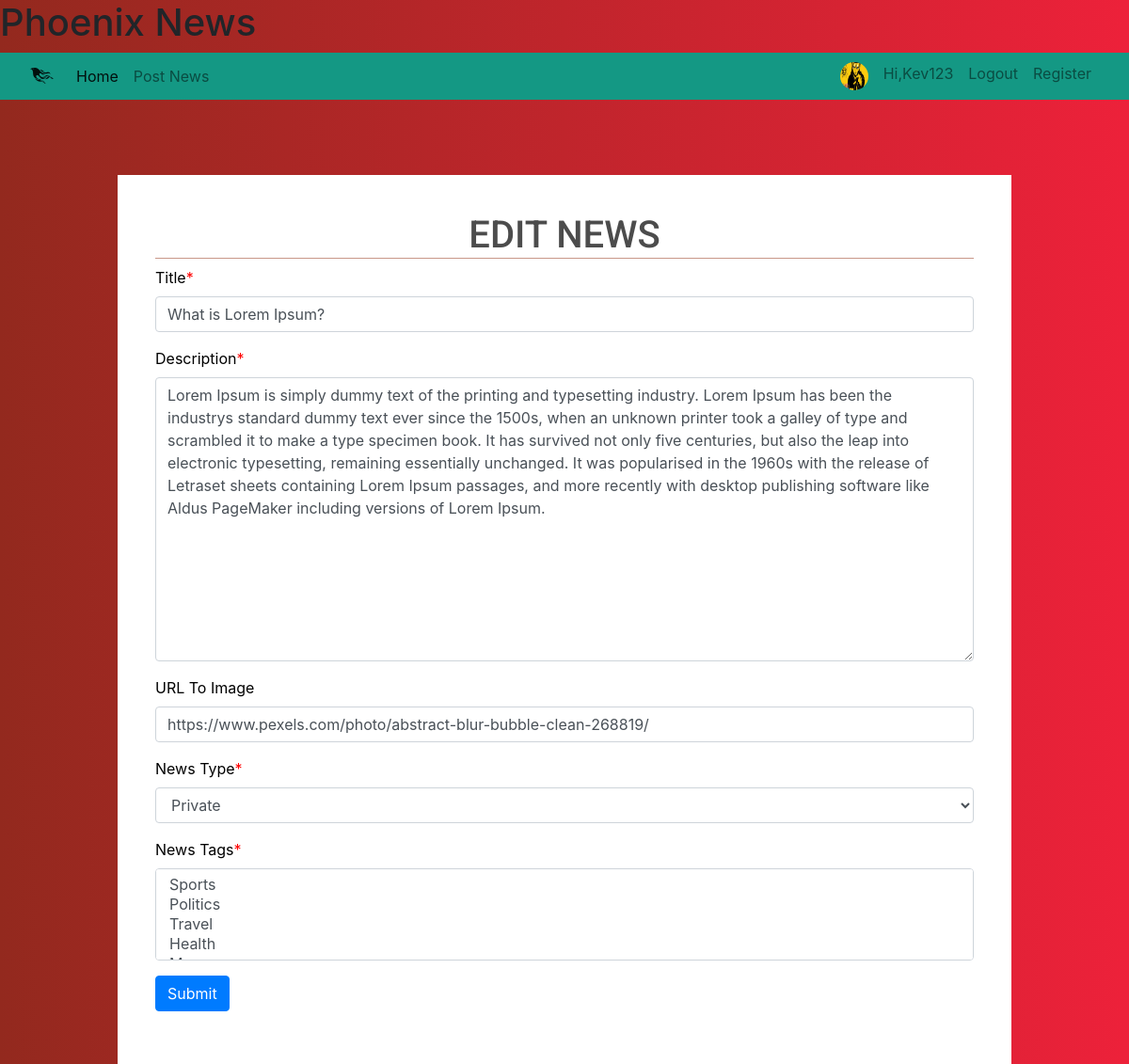
Screenshot of /editNewsInfo.php?newsId=1 (signed in) with the database file from the repository.
### tables this page shows
create table if not exists tblNews
(
  newsId int(11) not null auto_increment,
  title varchar(300) not null,
  description text not null, 
  urlToImage varchar(300) null,  
  publishedAt datetime default NOW(),
  lastUpdated datetime null, 
  typeOfNews varchar(10) default 'public',
  authorId int(11) not null,
  PRIMARY KEY (newsId),
  FOREIGN KEY (authorId) REFERENCES tblUser(userId)
);

### dbConnect.php (called while the page is built, shortened)
<?php
class dbConnect
{
    private $conn;
    public function __construct($dbHost="localhost",$dbUser="root",$dbPassword="",$dbName="newsPortal")
    {
         $this->conn = mysqli_connect($dbHost,$dbUser,$dbPassword,$dbName) or die("Database Connection Problem".mysqli_connect_error());
    }
    public function getFullNewsDetails($newsId)
    {
        if($newsId==null)
        {
            return -1;
        }
        else
        {
            $query = "SELECT tblnews.newsId,title,description,urlToImage,publishedAt,
                             lastUpdated,typeOfNews,tblnews.newsId,avg_rating,authorId
                      FROM tblnews LEFT JOIN viewavgnewsrating
                      ON tblnews.newsId= viewavgnewsrating.newsId
                      WHERE tblnews.newsId = $newsId";
            $result = mysqli_query($this->conn,$query);
            if(mysqli_num_rows($result)>0)
            {
                return $result;
            }
            else
            {
                return -1;
            }
        }
    }
}

### editNewsInfo.php (the view, shortened to what this page needs)
<html>
<head>
    <link rel="stylesheet" type="text/css" href="assets/css/editNewsInfo.css">
    <link rel="stylesheet" type="text/css" href="assets/css/lib/bootstrap.min.css">
    <link rel="stylesheet" type="text/css" href="https://use.fontawesome.com/releases/v5.2.0/css/all.css">
</head>
<body>
<?php include_once('navigationBar.php'); ?>
<?php
include_once("dbConnect.php");
    if(isset($_GET['newsId']) && isset($_SESSION['userId']))
    {
        $newsId = $_GET['newsId'];
        $dbObj = new dbConnect();
        $newsDetails = $dbObj->getFullNewsDetails($newsId);
        if(is_object($newsDetails))
        {
            $newsDetails = mysqli_fetch_array($newsDetails);
        }
        else
        {
            $dbFailedMsg = "<br>Data Fetch From Database Faced <strong>ERROR<strong><br>";
        }
    }
    else
    {
        header('Location: index.php');
    }
?>
<div class="container">
    <div id="editNewStory">
        <h1 class="page-title">Edit News</h1>
        <form method="post" action="">
            <div class="form-group">
                <label for="title">Title<span class="required-field">*</span></label>
                <input type="text" name="textTitle" id="title"   class="form-control" placeholder="Enter News Title" value="<?php echo $newsDetails['title']?>">
            </div>
            <div class="form-group">
                <label for="description">Description<span class="required-field">*</span></label>
                <textarea class="form-control" name="textDescription" id="description" rows="12"  placeholder="Enter News Decription" ><?php echo $newsDetails['description']?></textarea>
            </div>
            <div class="form-group">
                <label for="urlToImage">URL To Image</label>
                <input type="text" class="form-control" name="textUrlToImage"  id="urlToImage" placeholder="Enter Image Url" value="<?php echo $newsDetails['urlToImage']?>">
            </div>
            <div class="form-group">
                <label for="typeOfNews">News Type<span class="required-field">*</span></label>
                <select class="form-control" name="selectTypeOfNews" id="typeOfNews">
                    <option value="private" class="text-info" <?php if($newsDetails['typeOfNews']=='private') echo 'selected';?>>private</option>
                </select>
            </div>
            <div class="form-group">
                <label for="tags">News Tags<span class="required-field">*</span></label>
                <select multiple class="form-control" name="selectTags[]" id="tags">
                    <option selected disabled hidden>Choose News Tags</option>
                    <option value="sports">sports</option>
                    <option value="politics">politics</option>
                    <option value="travel">travel</option>
                    <option value="health">health</option>
                    <option value="money">money</option>
                </select>
            </div>
            <button type="submit" class="btn btn-primary">Submit</button>
        </form>
    </div>
</div>
</body>
</html>

### navigationBar.php (shortened to what this page needs)
<html>
<head>
<link rel="stylesheet" type="text/css" href="assets/css/navigationBar.css">
<link rel="stylesheet" type="text/css" href="assets/css/lib/bootstrap.min.css">
<link rel="stylesheet" type="text/css" href="https://use.fontawesome.com/releases/v5.2.0/css/all.css">
</head>
<body>
<h1>Phoenix News</h1>
<nav class="navbar navbar-expand-lg navbar-light ">
    <div class="container-fluid">
        <a class="navbar-brand" href="index.php"><i class="fab fa-phoenix-framework"></i></a>
        <div class="collapse navbar-collapse" id="navbarNav">
            <ul class="navbar-nav">
                <li class="nav-item active">
                    <a class="nav-link" href="index.php">Home <span class="sr-only">(current)</span></a>
                </li>
                <?php
                    if(isset($_SESSION['userId']))
                    {
                        echo "<li class='nav-item'>";
                        echo "<a class='nav-link' href='postNewNews.php'>Post News</a>";
                        echo "</li>";
                    }
                ?>
            </ul>
        </div>
        <ul class="navbar-nav">
            <li class="nav-item">
                <a class="nav-link" href="#">
                    <img id="profile-pic"src="assets/img/naruto.jpg" class="rounded-circle" alt="Cinque Terre">
                </a>
            </li>
            <?php
            if(isset($_SESSION['userName']))
            {
                echo"<li class='nav-item'>";
                echo "<a class='nav-link' href='#'>";
                echo "Hi,".$_SESSION['userName'];
                echo "</a>";
                echo "</li>";
                echo"<li class='nav-item'>";
                echo "<a  class='nav-link' href='logOutUser.php'>";
                echo "Logout";
                echo "</a>";
                echo "</li>";
            }
            else
            {
                echo"<li class='nav-item'>";
                echo "<a class='nav-link' href='logInUser.php'>";
                echo "LogIn";
                echo "</a>";
                echo "</li>";
            }
            ?>
            <li class="nav-item">
                <a class="nav-link" href="registerNewUser.php">Register</a>
            </li>
        </ul>
    </div>
</nav>
</body>
</html>

### assets/css/editNewsInfo.css (style rules this page uses)
body { font-family: 'Roboto', sans-serif; height: 100%; width: 100%; background: #ED213A; background: -webkit-linear-gradient(to right, #93291E, #ED213A); background: linear-gradient(to right, #93291E, #ED213A); }
#editNewStory { background: white; margin: 5rem; color: black; padding: 40px; }
h1.page-title { font-family:Roboto; border-bottom: 1px solid #c99789; box-shadow: 0px 5px 20px 5px #9739d; text-transform: uppercase; color: #4c4c4c; font-weight: 500; text-align: center; }
#typeOfNews,#tags { text-transform: capitalize; }
.required-field { color: #FF0000; }

### assets/css/navigationBar.css (style rules this page uses)
.navbar { box-sizing: border-box; height:50px; background-color: #149884; border: 1px solid rgba(0,0,0,0); text-transform: capitalize; }
.navbar img { width: 30px; height: 30px; }

### rows the page displays
tblnews: textTitle "What is Lorem Ipsum?", textDescription "Lorem Ipsum is simply dummy text of the printing and typesetting industry. Lorem Ipsum has been the industrys standard dummy text ever since the 1500s, when an unknown printer took a galley of type and scrambled it to make a type specimen book. It has survived not only five centuries, but also the leap into electronic typesetting, remaining essentially unchanged. It was popularised in the 1960s with the release of Letraset sheets containing Lorem Ipsum passages, and more recently with desktop publishing software like Aldus PageMaker including versions of Lorem Ipsum.", textUrlToImage "https://www.pexels.com/photo/abstract-blur-bubble-clean-268819/", selectTypeOfNews "private"

### other values shown
$_SESSION['userName'] "Kev123"
